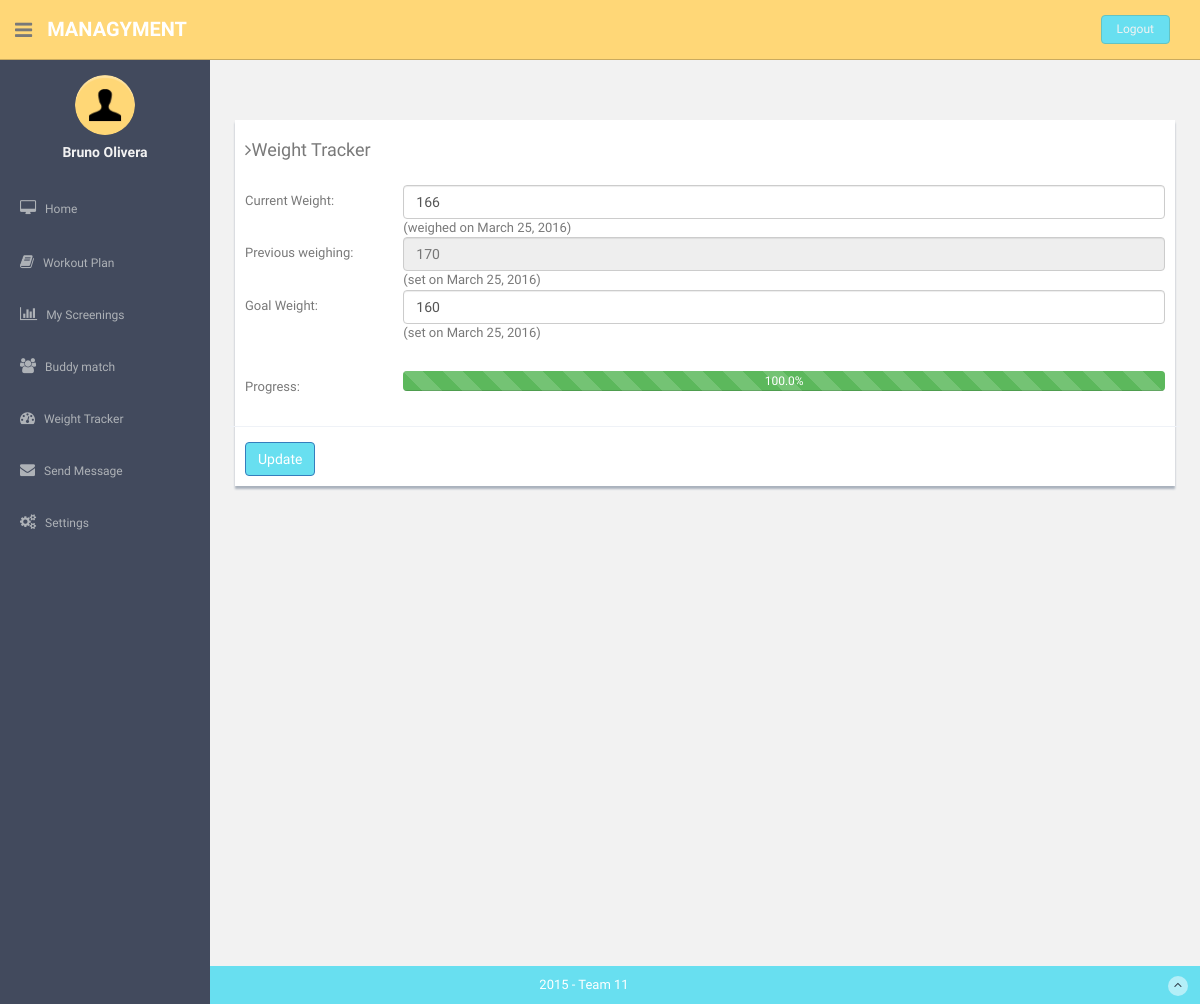
/tracker/ (signed in), run on an earlier commit of the app's database.
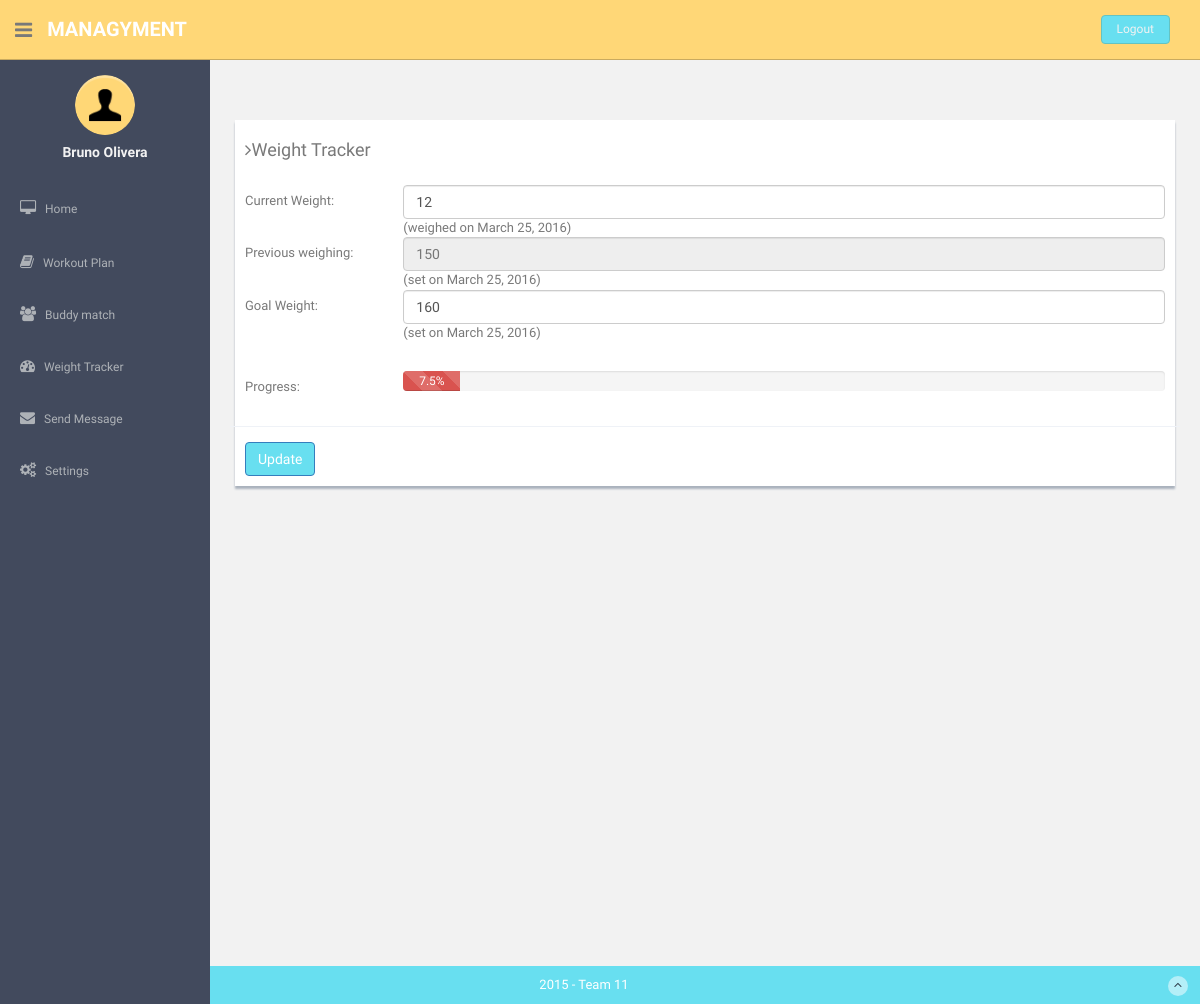
And on a later commit of the database.
### gym_app/models.py (models this page shows)
class Tracker(models.Model):
    startWeightDate = models.DateField(auto_now_add=True)
    startWeight = models.IntegerField(max_length=4, default=0)
    previousWeightDate = models.DateField(auto_now=True)
    previousWeight = models.IntegerField(max_length=4, default=0)
    currentWeightDate = models.DateField(auto_now=True)
    currentWeight = models.IntegerField(max_length=4, default=170)
    goalWeight = models.IntegerField(default=160, max_length=4)

### gym_app/views.py (the view, shortened to what this page needs)
# urls.py: url(r'^tracker/', tracker),
@login_required
@user_passes_test(lambda u: u.groups.filter(Q(name='regular') | Q(name='premium')).count() == 1, login_url='/permission_denied/')
def tracker(request):
    if request.user.is_superuser:
        group = 'admin';
    else:
        try:
            group = User.objects.get(username=request.user.username).groups.all()[0].name;
        except:
            group = 'none'
    user = User.objects.get(username = request.user.username)
    athlete = Athlete.objects.get(user = request.user)
    tracker = athlete.tracker
    progress=0
    result=0
    goal=0
    if tracker.goalWeight < tracker.startWeight: #lose weight goal
        goal = float(tracker.startWeight - tracker.goalWeight)
        result = float(tracker.startWeight - tracker.currentWeight)
    else:
        if tracker.goalWeight > tracker.startWeight: #gain weight goal
            goal = float(tracker.goalWeight - tracker.startWeight)
            result = float(tracker.currentWeight - tracker.startWeight)
    if goal == 0 or result > goal:
        progress = 100.0
    else:
        if result < 0:
            progress = 0.0
        else:
            progress = (result / goal) * 100.0
    progress = round(Decimal(progress), 1)
    tracker.save()
    context = {'tracker' : tracker, 'progress': progress, 'group': group}
    return render(request, 'gym_app/tracker.html', context)

### templates/gym_app/tracker.html (shortened to what this page needs)
{% extends 'base.html' %}
{% load staticfiles %}
{% block content%}
  <div class="row mt"><div class="col-lg-12"><div class="form-panel">
      <h4 class="mb"><i class="fa fa-angle-right"></i>Weight Tracker</h4>
      <form class="form-horizontal style-form" method="post" action="/tracker/"
          enctype="multipart/form-data">
          <div class="form-group">
            <label class="col-sm-2 col-sm-2 control-label">Current Weight: </label>
            <div class="col-lg-10">
                <input type="number" class="form-control" min=1 max=500 name="currentWeight" value={{tracker.currentWeight}} />  (weighed on {{tracker.currentWeightDate}})
            </div><br/><br/>
            <label class="col-sm-2 col-sm-2 control-label">Previous weighing: </label>
            <div class="col-lg-10"> <input class="form-control" id="disabledInput" placeholder= {{tracker.previousWeight}} disabled/> (set on {{tracker.previousWeightDate}})
            </div><br/><br/>
             <label class="col-sm-2 col-sm-2 control-label">Goal Weight: </label>
             <div class="col-lg-10">
             <input class="form-control" type="number" min=1 max=500 name="goalWeight" value={{tracker.goalWeight}} size="50" />  (set on {{tracker.currentWeightDate}})</div><p style= "visibility: hidden">{{tracker.currentWeightDate}}</p>
            <label class="col-sm-2 col-sm-2 control-label">Progress: </label>
             <div class="col-lg-10">
            <div class="progress">
              {%if progress >= 100 %}
                <div class="progress-bar progress-bar-striped progress-bar-success active" role="progressbar" aria-valuenow="60" aria-valuemin="0" aria-valuemax="200" style="width: {{progress}}%;">{{progress}}%
              {%else%}
                <div class="progress-bar progress-bar-striped progress-bar-danger active" role="progressbar" aria-valuenow="60" aria-valuemin="0" aria-valuemax="200" style="width: {{progress}}%;">{{progress}}%
                {%endif%}
            </div></div></div></div>
            <input type="submit" class="btn btn-primary" name="submit" value="Update" />
          </div>
</div></div></div>
{% endblock %}

### templates/base.html (shortened to what the changed rows need)
<!DOCTYPE html>
{% load staticfiles %}
<html lang="en">
  <head>
    <link href="{% static "css/bootstrap.css" %}" rel="stylesheet">
    <link href="{% static "font-awesome/css/font-awesome.css" %}" rel="stylesheet">
    <link href="{% static "css/zabuto_calendar.css" %}" rel="stylesheet">
    <link href="{% static "js/gritter/css/jquery.gritter.css" %}" rel="stylesheet">
    <link href="{% static "lineicons/style.css" %}" rel="stylesheet">
    <link href="{% static "css/style.css" %}" rel="stylesheet">
    <link href="{% static "css/style-responsive.css" %}" rel="stylesheet">
  </head>
  <body>
  <section id="container" >
      {% if user.is_authenticated %}
      <aside>
          <div id="sidebar"  class="nav-collapse ">
              <ul class="sidebar-menu" id="nav-accordion">
                  {% if group == "premium" or group == "regular" %}
                    {% if group == "premium" %}
                    <li class="sub-menu">
                      <a href="/screenings/" >
                          <i class="fa fa-bar-chart-o"></i>
                          <span>My Screenings</span>
                      </a>
                    </li>
                    {% endif %}
                  {% endif %}
              </ul>
          </div>
      </aside>
      {% endif %}
      <section id="main-content">
          <section class="wrapper site-min-height">
          	<div class="row mt">
          		<div class="col-lg-12">
          		{% block content %}
              {% endblock %}
          		</div>
		</section><! --/wrapper -->
      </section>
  </section>
  </body>
</html>

What changed in the data, as far as the page shows it:
changed Tracker: currentWeight "166" → "12"; previousWeight "170" → "150"
Also different on the page:
{{ progress }}: (not shown) → "7.5"
{{ progress }}: "100.0" → (not shown)
text no longer shown: "My Screenings"
